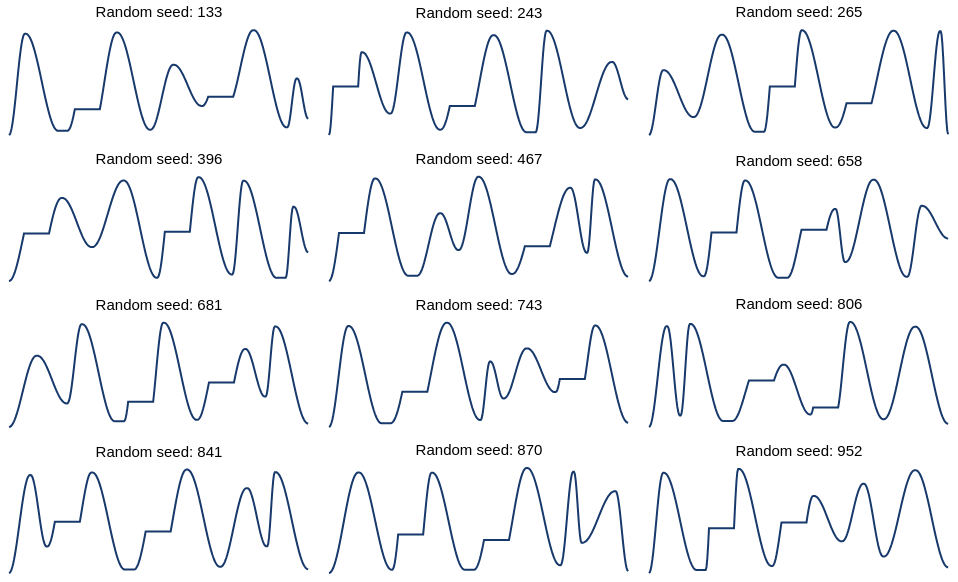

Source (notebook cell):
### Markdown cell above
## Step 2 — Temperature curves for all stimulus seeds

### Code cell
stimulus_seed_grid_chart = plot_stimulus_seed_grid(
    stimuli,
    columns=3,
    width=300,
    height=105,
    line_color="#17396b",
    line_width=2,
    panel_spacing=12,
    header_font_size=15,
    title=None,
)
style_figure(stimulus_seed_grid_chart)

### Figure 1 — Vega-Lite specification as saved in the notebook (floating-point values rounded to 4 significant figures; data arrays with more than 128 entries replaced by an {"elided": "..."} marker saying what was removed)
{"config": {"view": {"continuousWidth": 300, "continuousHeight": 300, "stroke": null}, "axis": {"domainColor": "black", "domainWidth": 1, "grid": false, "labelColor": "black", "labelFont": "Arial", "labelFontSize": 15, "labelPadding": 4, "tickColor": "black", "tickSize": 5, "titleColor": "black", "titleFont": "Arial", "titleFontSize": 15, "titleFontWeight": "normal", "titlePadding": 6}, "background": "white", "font": "Arial", "header": {"labelFont": "Arial", "labelFontSize": 18, "labelFontWeight": "bold", "titleFont": "Arial", "titleFontSize": 18}, "legend": {"labelFont": "Arial", "labelFontSize": 14, "titleFont": "Arial", "titleFontSize": 14, "titleFontWeight": "normal"}, "title": {"anchor": "middle", "color": "black", "font": "Arial", "fontSize": 18, "fontWeight": "bold", "offset": 8}}, "data": {"name": "data-b905670fa3b14255ba8b491103bbbfdc"}, "facet": {"field": "seed_label", "header": {"labelFont": "Arial", "labelFontSize": 15, "labelFontWeight": "normal", "labelPadding": 6}, "sort": ["Random seed: 133", "Random seed: 243", "Random seed: 265", "Random seed: 396", "Random seed: 467", "Random seed: 658", "Random seed: 681", "Random seed: 743", "Random seed: 806", "Random seed: 841", "Random seed: 870", "Random seed: 952"], "title": null, "type": "nominal"}, "spec": {"mark": {"type": "line", "color": "#17396b", "strokeWidth": 2}, "encoding": {"tooltip": [{"field": "seed", "title": "Random seed", "type": "ordinal"}, {"field": "time_s", "format": ".1f", "title": "Time (s)", "type": "quantitative"}, {"field": "temperature", "format": ".2f", "title": "Temperature (°C)", "type": "quantitative"}], "x": {"axis": null, "field": "time_s", "scale": {"zero": false}, "type": "quantitative"}, "y": {"axis": null, "field": "temperature", "scale": {"nice": false, "zero": false}, "type": "quantitative"}}, "height": 105, "width": 300}, "columns": 3, "resolve": {"scale": {"x": "shared", "y": "shared"}}, "spacing": 12, "$schema": "https://vega.github.io/schema/vega-lite/v6.4.1.json", "datasets": {"data-b905670fa3b14255ba8b491103bbbfdc": {"elided": "4320 records"}}}
